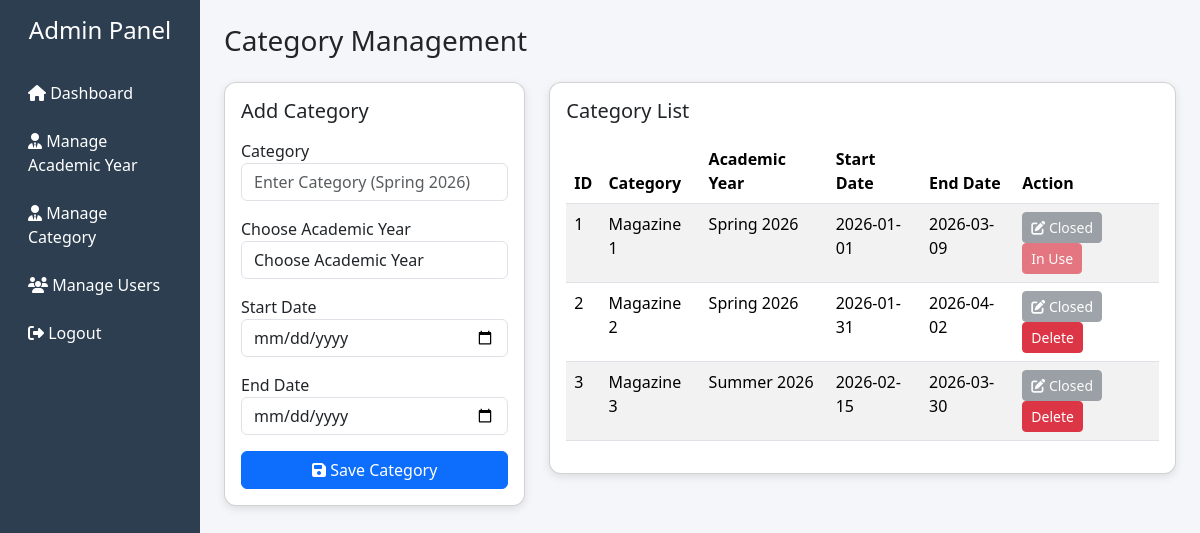
Screenshot of /category_register.php (signed in) with the database file from the repository.
### tables this page shows
CREATE TABLE `tblcategory` (
  `categoryid` int(11) NOT NULL,
  `academicyearid` int(11) NOT NULL,
  `categoryname` varchar(100) NOT NULL,
  `categorystartdate` date NOT NULL,
  `categoryclosuredate` date NOT NULL
);

CREATE TABLE `tblacademicyear` (
  `academicyearid` int(11) NOT NULL,
  `yearname` varchar(50) NOT NULL,
  `submission_closure_date` date NOT NULL,
  `final_closure_date` date NOT NULL
);

### category_register.php (the view, shortened to what this page needs)
<?php
require_once("include/connect.php");
?>
<!DOCTYPE html>
<html lang="en">
<head>
    <link href="https://cdn.jsdelivr.net/npm/bootstrap@5.3.2/dist/css/bootstrap.min.css" rel="stylesheet">
    <link rel="stylesheet" href="https://cdnjs.cloudflare.com/ajax/libs/font-awesome/6.5.0/css/all.min.css">
    <link rel="stylesheet" href="assets/css/style.css">
</head>
<body>
    <div class="container-fluid">
        <div class="row">
            <div class="col-lg-2 col-md-3 sidebar p-3">
                <h4 class="text-center mb-4">Admin Panel</h4>
                <a href="student_contribution.php"><i class="fa fa-home"></i> Dashboard</a>
                <a href="academic_year_register.php"><i class="fa fa-user-tie"></i> Manage Academic Year</a>
                <a href="category_register.php"><i class="fa fa-user-tie"></i> Manage Category</a>
                <a href="register.php"><i class="fa fa-users"></i> Manage Users</a>
                <a href="logout.php"><i class="fa fa-sign-out-alt"></i> Logout</a>
            </div>
            <div class="col-lg-10 col-md-9 p-4">
                <h3 class="mb-4">Category Management</h3>
                <div class="row">
                    <div class="col-lg-4 col-md-12 mb-4">
                        <div class="card p-3">
                            <h5 class="mb-3">Add Category</h5>
                            <form method="POST" action="#">
                                <div class="mb-3">
                                    <label for="txtcategoryname">Category</label>
                                    <input type="text" id="txtcategoryname" name="txtcategoryname" class="form-control"
                                        placeholder="Enter Category (Spring 2026)" required>
                                </div>
                                <div class="mb-3">
                                    <label for="cboacademicyearid">Choose Academic Year</label>
                                    <select class="form-control" id="cboacademicyearid" name="cboacademicyearid" required>
                                        <option value="">Choose Academic Year</option>
                                    </select>
                                </div>
                                <div class="mb-3">
                                    <label>Start Date</label>
                                    <input type="date" name="txtsubmission" class="form-control" required>
                                </div>
                                <div class="mb-3">
                                    <label>End Date</label>
                                    <input type="date" name="txtfinal" class="form-control" required>
                                </div>
                                <button type="submit" name="btnsubmit" class="btn btn-primary w-100">
                                    <i class="fa fa-save"></i> Save Category
                                </button>
                            </form>
                        </div>
                    </div>
                    <div class="col-lg-8 col-md-12">
                        <div class="card p-3">
                            <h5 class="mb-3">Category List</h5>
                            <div class="table-responsive">
                                <table class="table table-striped">
                                    <thead>
                                        <tr>
                                            <th>ID</th>
                                            <th>Category</th>
                                            <th>Academic Year</th>
                                            <th>Start Date</th>
                                            <th>End Date</th>
                                            <th>Action</th>
                                        </tr>
                                    </thead>
                                    <tbody>
    <?php
    $qry = mysqli_query($connection, "
        SELECT c.*, a.yearname
        FROM tblcategory c
        INNER JOIN tblacademicyear a ON c.academicyearid = a.academicyearid
    ");
    while ($row = mysqli_fetch_array($qry)) {
        ?>
        <tr>
            <td><?php echo $row["categoryid"]; ?></td>
            <td><?php echo $row["categoryname"]; ?></td>
            <td><?php echo $row["yearname"]; ?></td>
            <td><?php echo $row["categorystartdate"]; ?></td>
            <td><?php echo $row["categoryclosuredate"]; ?></td>
            <td>
                <?php
                $today = date("Y-m-d");
                if ($today <= $row['categoryclosuredate']) {
                    echo '<a href="category_update.php?id=' . $row['categoryid'] . '" class="btn btn-sm btn-warning">
                            <i class="fa fa-edit"></i>
                          </a>';
                } else {
                    echo '<button class="btn btn-sm btn-secondary" disabled>
                            <i class="fa fa-edit"></i> Closed
                          </button>';
                }
                $check = mysqli_query($connection, "
                    SELECT * FROM tblcontribution WHERE categoryid = '".$row['categoryid']."'
                ");
                if (mysqli_num_rows($check) > 0) {
                    echo '<button class="btn btn-danger btn-sm" disabled>In Use</button>';
                } else {
                    echo '<a href="category_delete.php?id='.$row['categoryid'].'" class="btn btn-danger btn-sm">Delete</a>';
                }
                ?>
            </td>
        </tr>
        <?php
    }
    ?>
</tbody>
                                </table>
                            </div>
                        </div>
                    </div>
                </div>
            </div>
        </div>
    </div>
</body>
</html>

### assets/css/style.css (style rules this page uses)
body { background:#f4f6f9; }
.sidebar { height:100vh; background:#2c3e50; color:white; }
.sidebar a { color:white; display:block; padding:12px; text-decoration:none; }
.card { border-radius:12px; box-shadow:0 3px 8px rgba(0,0,0,0.1); }

### rows the page displays
tblcategory: categoryid "1", categoryname "Magazine 1", academicyearid.yearname "Spring 2026", categorystartdate "2026-01-01", categoryclosuredate "2026-03-09", shows "Closed", shows "In Use"
tblcategory: categoryid "2", categoryname "Magazine 2", academicyearid.yearname "Spring 2026", categorystartdate "2026-01-31", categoryclosuredate "2026-04-02", shows "Closed"
tblcategory: categoryid "3", categoryname "Magazine 3", academicyearid.yearname "Summer 2026", categorystartdate "2026-02-15", categoryclosuredate "2026-03-30", shows "Closed"
